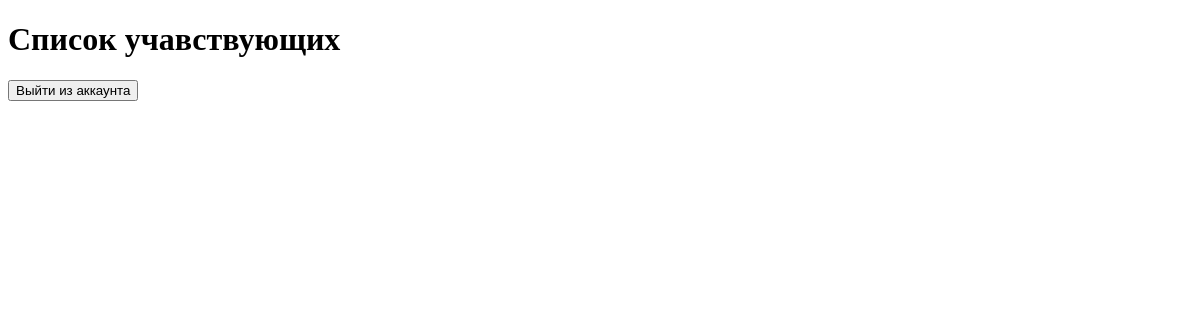
Before: /user_list/ with the older database file.
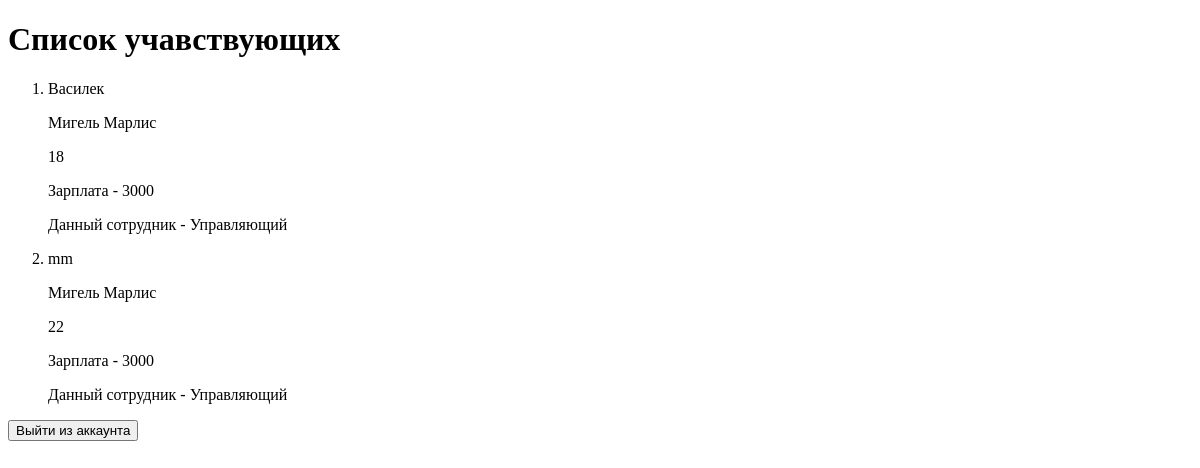
After: the same page with the newer database file.
### users/models.py (models this page shows, shortened)
class CustomUser(User):
    DIPLOMA = (
        ("None (Нету)", "None (Нету)"),
        ("Bachelor (Бакалавр)", "Bachelor (Бакалавр)"),
        ("Master (Магистратура)", "Master (Магистратура)"),
        ("Postgraduate (Аспирантура)", "Postgraduate (Аспирантура)"),
        ("PhD (Кандидат наук)", "PhD (Кандидат наук)")
    )
    GENDER = (
        ("Male", "Male"),
        ("Female", "Female"),
    )
    diploma = models.CharField(max_length=50, choices=DIPLOMA, default="None")
    phone_number = models.CharField(max_length=22)
    salary = models.PositiveIntegerField(blank=True, null=True)
    age = models.PositiveIntegerField(default=18)
    gender = models.CharField(choices=GENDER, max_length=10, default=first_lvl)
    lvl = models.CharField(max_length=100)

### users/views.py (the view)
# urls.py: path('user_list/', views.UserListView.as_view(), name='user_list'),
class UserListView(ListView):
    template_name = 'users/user_list.html'
    context_object_name = 'user'
    model = models.CustomUser
    def get_queryset(self):
        return self.model.objects.all()

### templates/users/user_list.html (shortened to what this page needs)
<!DOCTYPE html>
<html lang="ru">
<head>
</head>
<body>
<h1>Список учавствующих</h1>
<ol>
  {% for i in user %}
  <li>
    <p>{{ i.username }}</p>
    <p>{{ i.first_name }} {{ i.last_name }}</p>
    <p>{{ i.age }}</p>
    <p>Зарплата - {{ i.salary }}</p>
    {% if i.lvl %}
    <p>Данный сотрудник - {{ i.lvl }}</p>
    {% else %}
    <p>Уровень работы не определен</p>
    {% endif %}
  </li>
  {% endfor %}
</ol>
<form action="{% url 'users:logout' %}" method="POST">
  <button type="submit">Выйти из аккаунта</button>
</form>
</body>
</html>

Changed rows visible on the page:
added CustomUser: username "Василек", first_name "Мигель", last_name "Марлис", age "18", salary "3000", lvl "Управляющий"
added CustomUser: username "mm", first_name "Мигель", last_name "Марлис", age "22", salary "3000", lvl "Управляющий"
